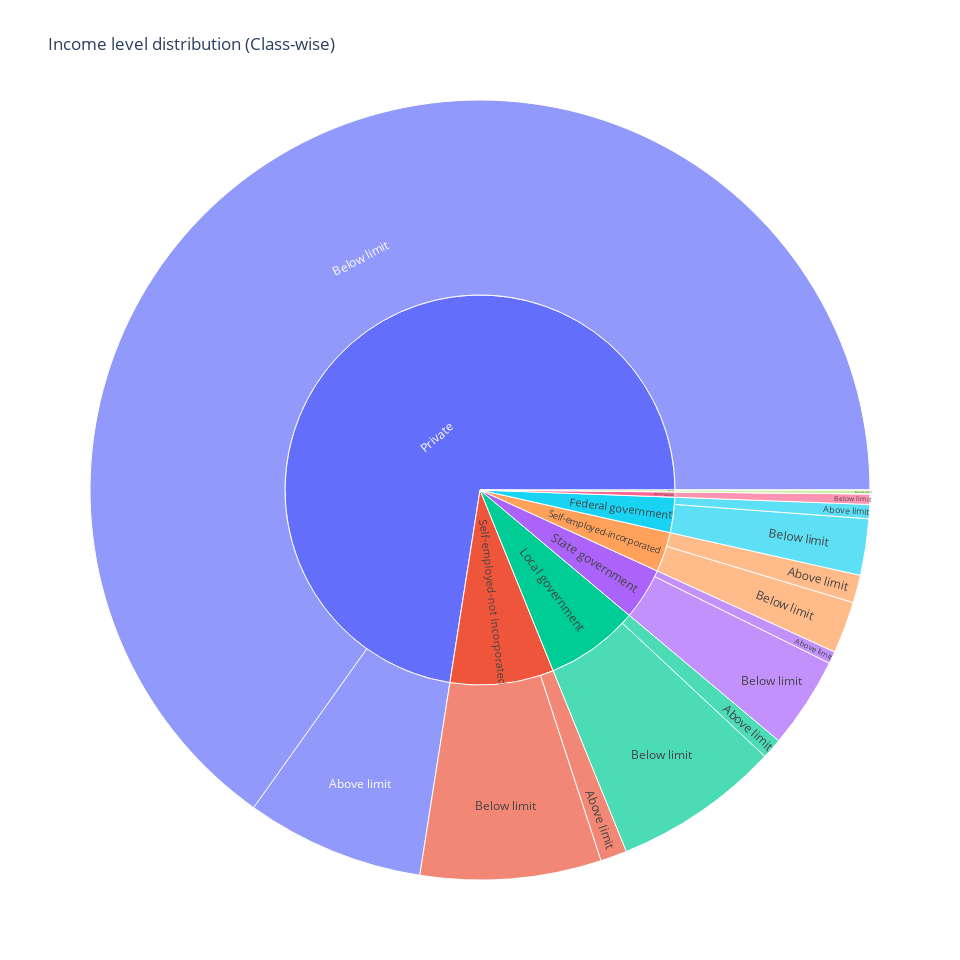

Notebook source saved alongside this figure:
### Code cell
class_fig = px.sunburst(data_frame=classdf.dropna(axis=0),path=['class','income_above_limit'],width=960,height=960,labels={'parent':'Class','labels':'Income Level','id':'Category','count':'Number'},title='Income level distribution (Class-wise)')
class_fig.show()

### Figure 1 — Plotly figure (JSON) as saved in the notebook; plotly's stock layout.template omitted (floating-point values rounded to 4 significant figures)
{"data": [{"branchvalues": "total", "domain": {"x": [0, 1], "y": [0, 1]}, "hovertemplate": "Income Level=%{label}<br>Number=%{value}<br>Class=%{parent}<br>Category=%{id}<extra></extra>", "ids": [" Federal government/Above limit", " Local government/Above limit", " Never worked/Above limit", " Private/Above limit", " Self-employed-incorporated/Above limit", " Self-employed-not incorporated/Above limit", " State government/Above limit", " Without pay/Above limit", " Federal government/Below limit", " Local government/Below limit", " Never worked/Below limit", " Private/Below limit", " Self-employed-incorporated/Below limit", " Self-employed-not incorporated/Below limit", " State government/Below limit", " Without pay/Below limit", " Federal government", " Local government", " Never worked", " Private", " Self-employed-incorporated", " Self-employed-not incorporated", " State government", " Without pay"], "labels": ["Above limit", "Above limit", "Above limit", "Above limit", "Above limit", "Above limit", "Above limit", "Above limit", "Below limit", "Below limit", "Below limit", "Below limit", "Below limit", "Below limit", "Below limit", "Below limit", " Federal government", " Local government", " Never worked", " Private", " Self-employed-incorporated", " Self-employed-not incorporated", " State government", " Without pay"], "name": "", "parents": [" Federal government", " Local government", " Never worked", " Private", " Self-employed-incorporated", " Self-employed-not incorporated", " State government", " Without pay", " Federal government", " Local government", " Never worked", " Private", " Self-employed-incorporated", " Self-employed-not incorporated", " State government", " Without pay", "", "", "", "", "", "", "", ""], "type": "sunburst", "values": [612, 886, 2, 7698, 1197, 1145, 529, 1, 2435, 7207, 447, 67919, 2247, 7812, 3951, 166, 3047, 8093, 449, 75617, 3444, 8957, 4480, 167]}], "layout": {"height": 960, "legend": {"tracegroupgap": 0}, "title": {"text": "Income level distribution (Class-wise)"}, "width": 960}}
